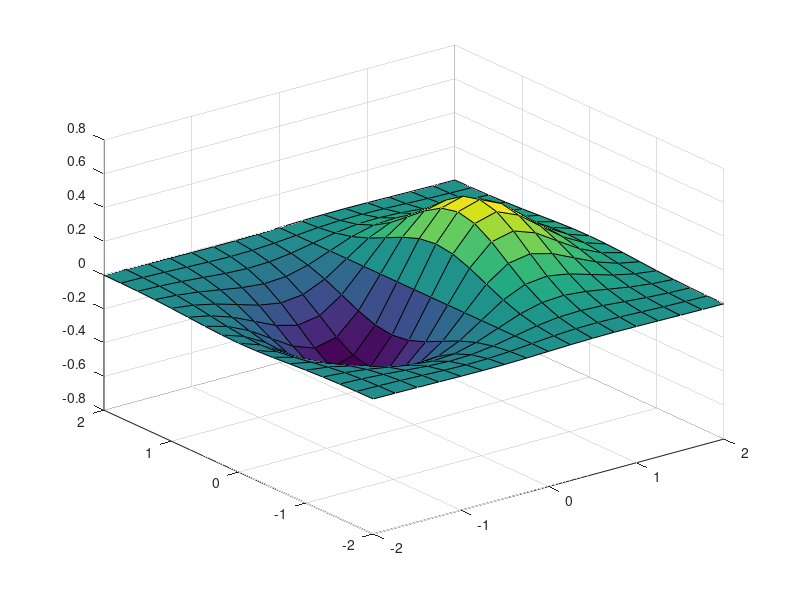

Source code (MATLAB):
%% Rotation center of three point support.

s = linspace(0, 2*pi);
t = log(abs(sec(s) + tan(s)))
plot(t,s)

x = linspace(-1,1);
y = linspace(-1,1);
xr = 0.5;
yr = 0;
[X,Y] = meshgrid(x,y);
F = (X.*X + Y.*Y - X.*xr) ./ sqrt((X - xr).^2  + Y.*Y);
surf(X,Y,F)
xlabel('x')
ylabel('y')

% F = (2.*X-xr).*((X-xr).^2+Y.^2)-(X-xr).*(X.^2+Y.^2-X.*xr);
% F = F./sqrt((X - xr).^2  + Y.*Y).^3;
% surf(X,Y,F)
% 
% F = (2.*Y).*((X-xr).^2+Y.^2)-Y.*(X.^2+Y.^2-X.*xr);
% F = F./sqrt((X - xr).^2  + Y.*Y).^3;
% surf(X,Y,F)
% xlabel('x')
% ylabel('y')
% 
% F = X.*X - 3.*X.*xr + 2.*xr.^2 + Y.*Y;
% surf(X,Y,F)
% xlabel('x')
% ylabel('y')

%%
x = -2:0.25:2;
y = x;
[X,Y] = meshgrid(x);

F = X.*exp(-X.^2-Y.^2);
surf(X,Y,F)
